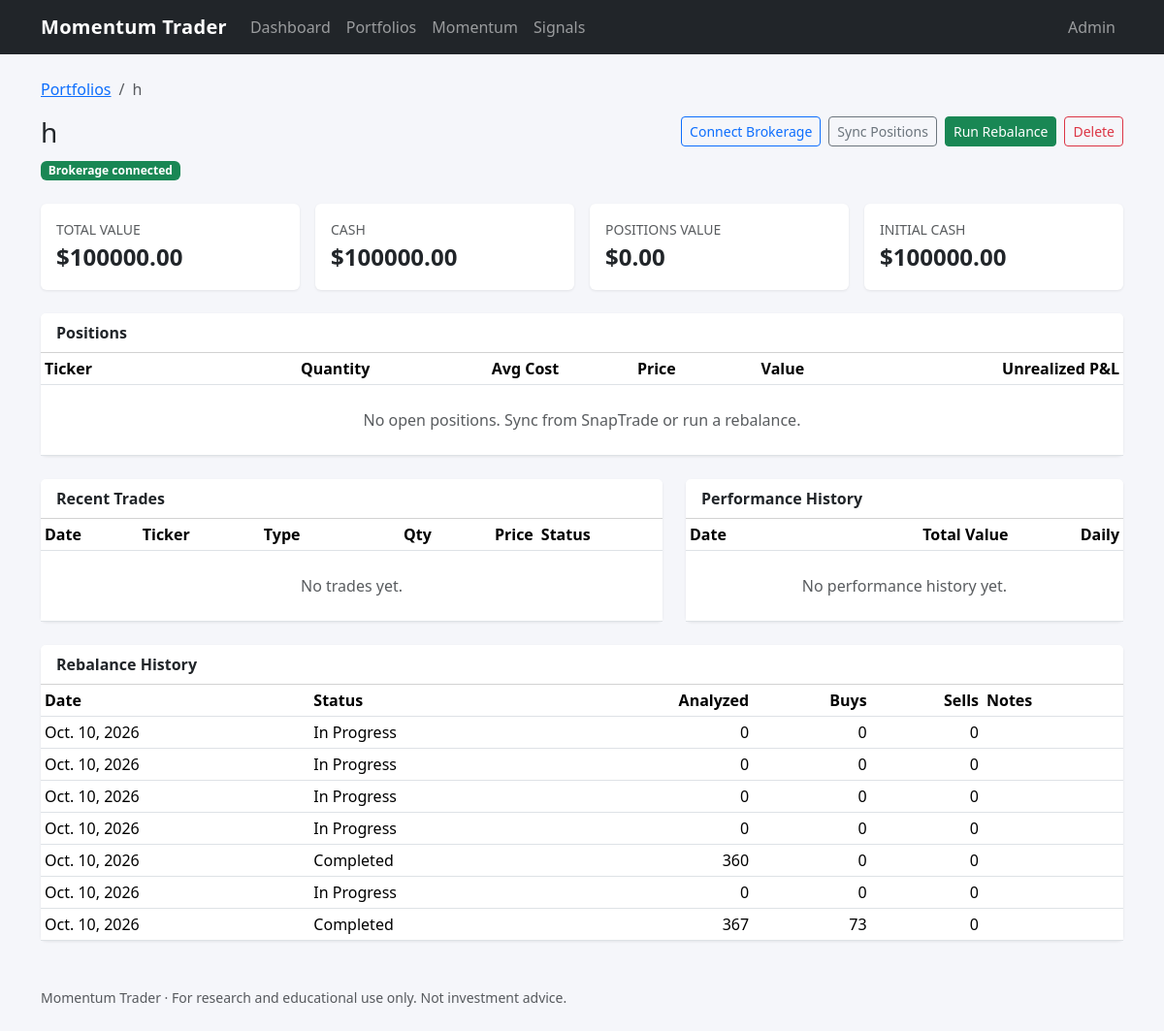
/portfolios/6/, run on the app's committed database.
### portfolio/models.py (models this page shows, shortened)
class Portfolio(models.Model):
    name = models.CharField(max_length=100, unique=True)
    description = models.TextField(blank=True)
    initial_cash = models.DecimalField(max_digits=15, decimal_places=2, default=0)
    current_cash = models.DecimalField(max_digits=15, decimal_places=2, default=0)
    total_value = models.DecimalField(max_digits=15, decimal_places=2, default=0)
    snaptrade_user_id = models.CharField(max_length=100, blank=True)
    snaptrade_account_id = models.CharField(max_length=100, blank=True)
    snaptrade_user_secret = models.CharField(max_length=200, blank=True)
    is_active = models.BooleanField(default=True)
    created_at = models.DateTimeField(auto_now_add=True)
    updated_at = models.DateTimeField(auto_now=True)
    class Meta:
        db_table = "portfolios"
        ordering = ["name"]
    @property
    def is_connected(self) -> bool:
        return bool(
            self.snaptrade_user_id
            and self.snaptrade_account_id
            and self.snaptrade_user_secret
        )
    def get_current_positions(self):
        return self.positions.filter(quantity__gt=0).select_related("stock")
    def positions_value(self) -> Decimal:
        return sum(
            (position.current_value for position in self.get_current_positions()),
            Decimal("0"),
        )

### trading/models.py (models this page shows, shortened)
class RebalanceEvent(models.Model):
    STATUS_CHOICES = [
        ("PENDING", "Pending"),
        ("IN_PROGRESS", "In Progress"),
        ("COMPLETED", "Completed"),
        ("FAILED", "Failed"),
    ]
    date = models.DateField(db_index=True)
    total_stocks_analyzed = models.IntegerField(default=0)
    buy_signals_generated = models.IntegerField(default=0)
    sell_signals_generated = models.IntegerField(default=0)
    total_portfolio_value = models.DecimalField(
        max_digits=15, decimal_places=2, null=True, blank=True
    )
    execution_status = models.CharField(
        max_length=20,
        choices=STATUS_CHOICES,
        default="PENDING",
    )
    error_message = models.TextField(blank=True)
    created_at = models.DateTimeField(auto_now_add=True)
    completed_at = models.DateTimeField(null=True, blank=True)
    class Meta:
        ordering = ["-date", "-created_at"]

### trading/views.py (the view)
# urls.py: path("portfolios/<int:pk>/", views.portfolio_detail, name="portfolio_detail"),
def portfolio_detail(request, pk):
    portfolio = get_object_or_404(Portfolio, pk=pk)
    context = {
        "portfolio": portfolio,
        "positions": portfolio.get_current_positions(),
        "trades": portfolio.trades.select_related("stock")[:25],
        "rebalances": RebalanceEvent.objects.all()[:10],
        "performance": portfolio.performance_metrics.all()[:30],
    }
    return render(request, "trading/portfolio_detail.html", context)

### trading/templates/trading/portfolio_detail.html (shortened to what this page needs)
{% extends "trading/base.html" %}
{% block content %}
<nav aria-label="breadcrumb">
    <ol class="breadcrumb">
        <li class="breadcrumb-item"><a href="{% url 'trading:portfolio_list' %}">Portfolios</a></li>
        <li class="breadcrumb-item active" aria-current="page">{{ portfolio.name }}</li>
    </ol>
</nav>
<div class="d-flex justify-content-between align-items-start mb-4">
    <div>
        <h1 class="h3 mb-1">{{ portfolio.name }}</h1>
        {% if portfolio.is_connected %}
            <span class="badge bg-success mt-2">Brokerage connected</span>
        {% else %}
            <span class="badge bg-secondary mt-2">Brokerage not connected</span>
        {% endif %}
    </div>
    <div class="d-flex flex-wrap gap-2">
        <a class="btn btn-outline-primary btn-sm"
           href="{% url 'trading:snaptrade_connect' portfolio.pk %}">Connect Brokerage</a>
        <form method="post" action="{% url 'trading:sync_portfolio' portfolio.pk %}">
            <button type="submit" class="btn btn-outline-secondary btn-sm">Sync Positions</button>
        </form>
        <form method="post" action="{% url 'trading:run_rebalance' portfolio.pk %}">
            <button type="submit" class="btn btn-success btn-sm">Run Rebalance</button>
        </form>
        <a class="btn btn-outline-danger btn-sm"
           href="{% url 'trading:portfolio_delete' portfolio.pk %}">Delete</a>
    </div>
</div>
<div class="row g-3 mb-4">
    <div class="col-md-3">
        <div class="card metric-card h-100"><div class="card-body">
            <div class="text-muted text-uppercase small">Total Value</div>
            <div class="fs-4 fw-semibold">${{ portfolio.total_value|floatformat:2 }}</div>
        </div></div>
    </div>
    <div class="col-md-3">
        <div class="card metric-card h-100"><div class="card-body">
            <div class="text-muted text-uppercase small">Cash</div>
            <div class="fs-4 fw-semibold">${{ portfolio.current_cash|floatformat:2 }}</div>
        </div></div>
    </div>
    <div class="col-md-3">
        <div class="card metric-card h-100"><div class="card-body">
            <div class="text-muted text-uppercase small">Positions Value</div>
            <div class="fs-4 fw-semibold">${{ portfolio.positions_value|floatformat:2 }}</div>
        </div></div>
    </div>
    <div class="col-md-3">
        <div class="card metric-card h-100"><div class="card-body">
            <div class="text-muted text-uppercase small">Initial Cash</div>
            <div class="fs-4 fw-semibold">${{ portfolio.initial_cash|floatformat:2 }}</div>
        </div></div>
    </div>
</div>
<div class="card metric-card mb-4">
    <div class="card-header bg-white fw-semibold">Positions</div>
    <div class="table-responsive">
        <table class="table table-sm mb-0 align-middle">
            <thead>
            <tr>
                <th>Ticker</th>
                <th class="text-end">Quantity</th>
                <th class="text-end">Avg Cost</th>
                <th class="text-end">Price</th>
                <th class="text-end">Value</th>
                <th class="text-end">Unrealized P&amp;L</th>
            </tr>
            </thead>
            <tbody>
            {% for position in positions %}
                <tr>
                    <td class="fw-semibold">{{ position.stock.ticker }}</td>
                    <td class="text-end">{{ position.quantity }}</td>
                    <td class="text-end">${{ position.average_cost|floatformat:2 }}</td>
                    <td class="text-end">${{ position.current_price|default_if_none:"-"|floatformat:2 }}</td>
                    <td class="text-end">${{ position.current_value|floatformat:2 }}</td>
                    <td class="text-end {% if position.unrealized_pnl >= 0 %}pnl-positive{% else %}pnl-negative{% endif %}">
                        ${{ position.unrealized_pnl|floatformat:2 }}
                        ({{ position.unrealized_pnl_percent|floatformat:2 }}%)
                    </td>
                </tr>
            {% empty %}
                <tr><td colspan="6" class="text-center text-muted py-4">
                    No open positions. Sync from SnapTrade or run a rebalance.
                </td></tr>
            {% endfor %}
            </tbody>
        </table>
    </div>
</div>
<div class="row g-4">
    <div class="col-lg-7">
        <div class="card metric-card h-100">
            <div class="card-header bg-white fw-semibold">Recent Trades</div>
            <div class="table-responsive">
                <table class="table table-sm mb-0 align-middle">
                    <thead>
                    <tr>
                        <th>Date</th>
                        <th>Ticker</th>
                        <th>Type</th>
                        <th class="text-end">Qty</th>
                        <th class="text-end">Price</th>
                        <th>Status</th>
                    </tr>
                    </thead>
                    <tbody>
                    {% for trade in trades %}
                        <tr>
                            <td>{{ trade.created_at|date:"Y-m-d H:i" }}</td>
                            <td class="fw-semibold">{{ trade.stock.ticker }}</td>
                            <td>{{ trade.trade_type }}</td>
                            <td class="text-end">{{ trade.quantity }}</td>
                            <td class="text-end">
                                {% if trade.filled_price %}${{ trade.filled_price|floatformat:2 }}
                                {% elif trade.price %}${{ trade.price|floatformat:2 }}
                                {% else %}-{% endif %}
                            </td>
                            <td>{{ trade.status }}</td>
                        </tr>
                    {% empty %}
                        <tr><td colspan="6" class="text-center text-muted py-4">No trades yet.</td></tr>
                    {% endfor %}
                    </tbody>
                </table>
            </div>
        </div>
    </div>
    <div class="col-lg-5">
        <div class="card metric-card h-100">
            <div class="card-header bg-white fw-semibold">Performance History</div>
            <div class="table-responsive">
                <table class="table table-sm mb-0 align-middle">
                    <thead>
                    <tr>
                        <th>Date</th>
                        <th class="text-end">Total Value</th>
                        <th class="text-end">Daily</th>
                    </tr>
                    </thead>
                    <tbody>
                    {% for metric in performance %}
                        <tr>
                            <td>{{ metric.date }}</td>
                            <td class="text-end">${{ metric.total_value|floatformat:2 }}</td>
                            <td class="text-end">{{ metric.daily_return|default_if_none:"-"|floatformat:4 }}</td>
                        </tr>
                    {% empty %}
                        <tr><td colspan="3" class="text-center text-muted py-4">No performance history yet.</td></tr>
                    {% endfor %}
                    </tbody>
                </table>
            </div>
        </div>
    </div>
</div>
<div class="card metric-card mt-4">
    <div class="card-header bg-white fw-semibold">Rebalance History</div>
    <div class="table-responsive">
        <table class="table table-sm mb-0 align-middle">
            <thead>
            <tr>
                <th>Date</th>
                <th>Status</th>
                <th class="text-end">Analyzed</th>
                <th class="text-end">Buys</th>
                <th class="text-end">Sells</th>
                <th>Notes</th>
            </tr>
            </thead>
            <tbody>
            {% for event in rebalances %}
                <tr>
                    <td>{{ event.date }}</td>
                    <td>{{ event.get_execution_status_display }}</td>
                    <td class="text-end">{{ event.total_stocks_analyzed }}</td>
                    <td class="text-end">{{ event.buy_signals_generated }}</td>
                    <td class="text-end">{{ event.sell_signals_generated }}</td>
                    <td class="text-muted small">{{ event.error_message|default:""|truncatechars:60 }}</td>
                </tr>
            {% empty %}
                <tr><td colspan="6" class="text-center text-muted py-4">No rebalances have run yet.</td></tr>
            {% endfor %}
            </tbody>
        </table>
    </div>
</div>
{% endblock %}

### trading/templates/trading/base.html (style rules this page uses)
body { background-color: #f5f6fa; }
.metric-card { border: none; box-shadow: 0 1px 3px rgba(0,0,0,.08); }

### data on the page
Portfolio: name "h", total_value "100000.00", current_cash "100000.00", positions_value "0.00", initial_cash "100000.00"
RebalanceEvent: date "Oct. 10, 2026", execution_status "In Progress", total_stocks_analyzed "0", buy_signals_generated "0", sell_signals_generated "0"
RebalanceEvent: date "Oct. 10, 2026", execution_status "In Progress", total_stocks_analyzed "0", buy_signals_generated "0", sell_signals_generated "0"
RebalanceEvent: date "Oct. 10, 2026", execution_status "In Progress", total_stocks_analyzed "0", buy_signals_generated "0", sell_signals_generated "0"
RebalanceEvent: date "Oct. 10, 2026", execution_status "In Progress", total_stocks_analyzed "0", buy_signals_generated "0", sell_signals_generated "0"
RebalanceEvent: date "Oct. 10, 2026", execution_status "Completed", total_stocks_analyzed "360", buy_signals_generated "0", sell_signals_generated "0"
RebalanceEvent: date "Oct. 10, 2026", execution_status "In Progress", total_stocks_analyzed "0", buy_signals_generated "0", sell_signals_generated "0"
RebalanceEvent: date "Oct. 10, 2026", execution_status "Completed", total_stocks_analyzed "367", buy_signals_generated "73", sell_signals_generated "0"
